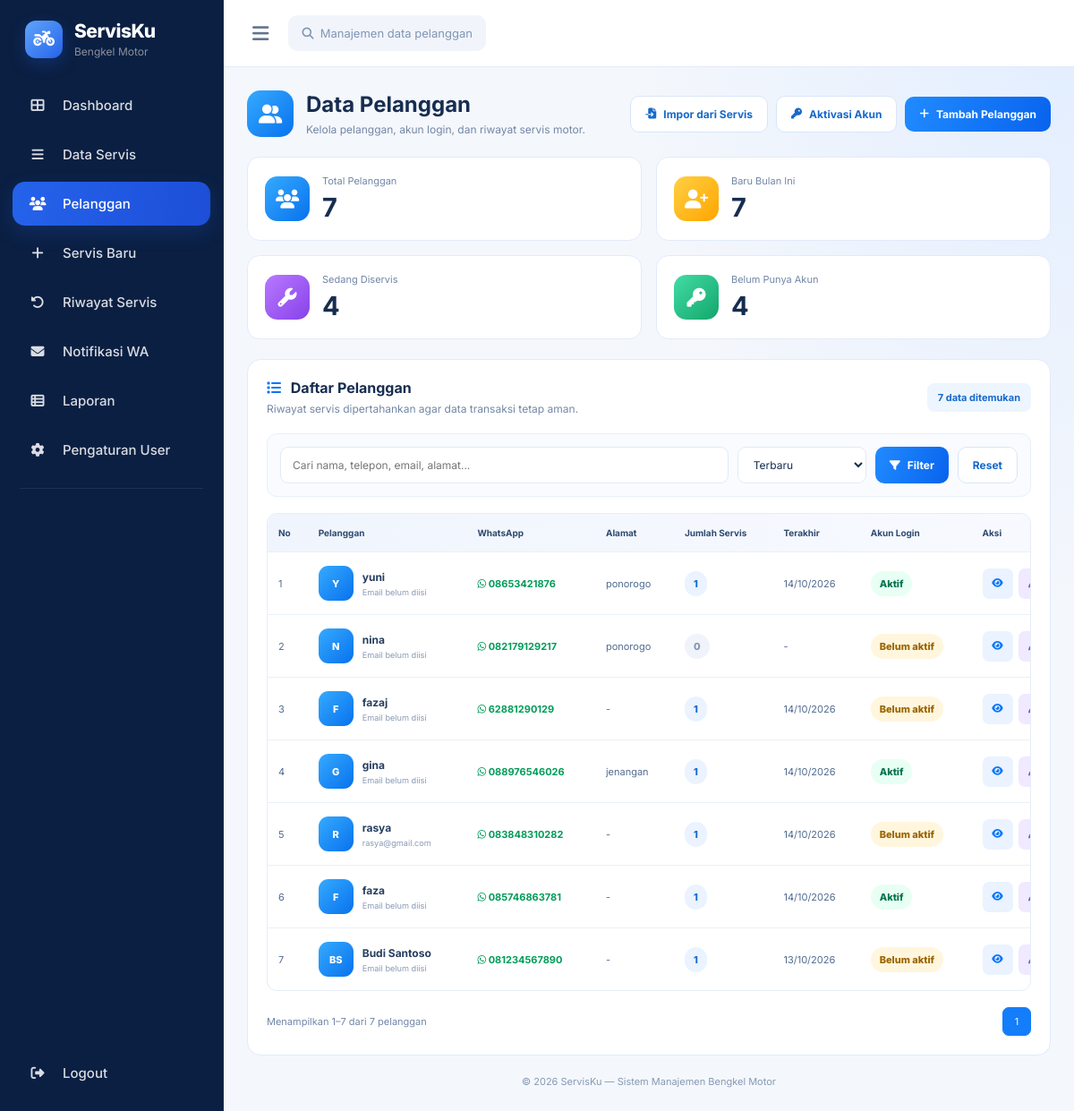
/pelanggan.php (signed in), run on an earlier commit of the app's database.
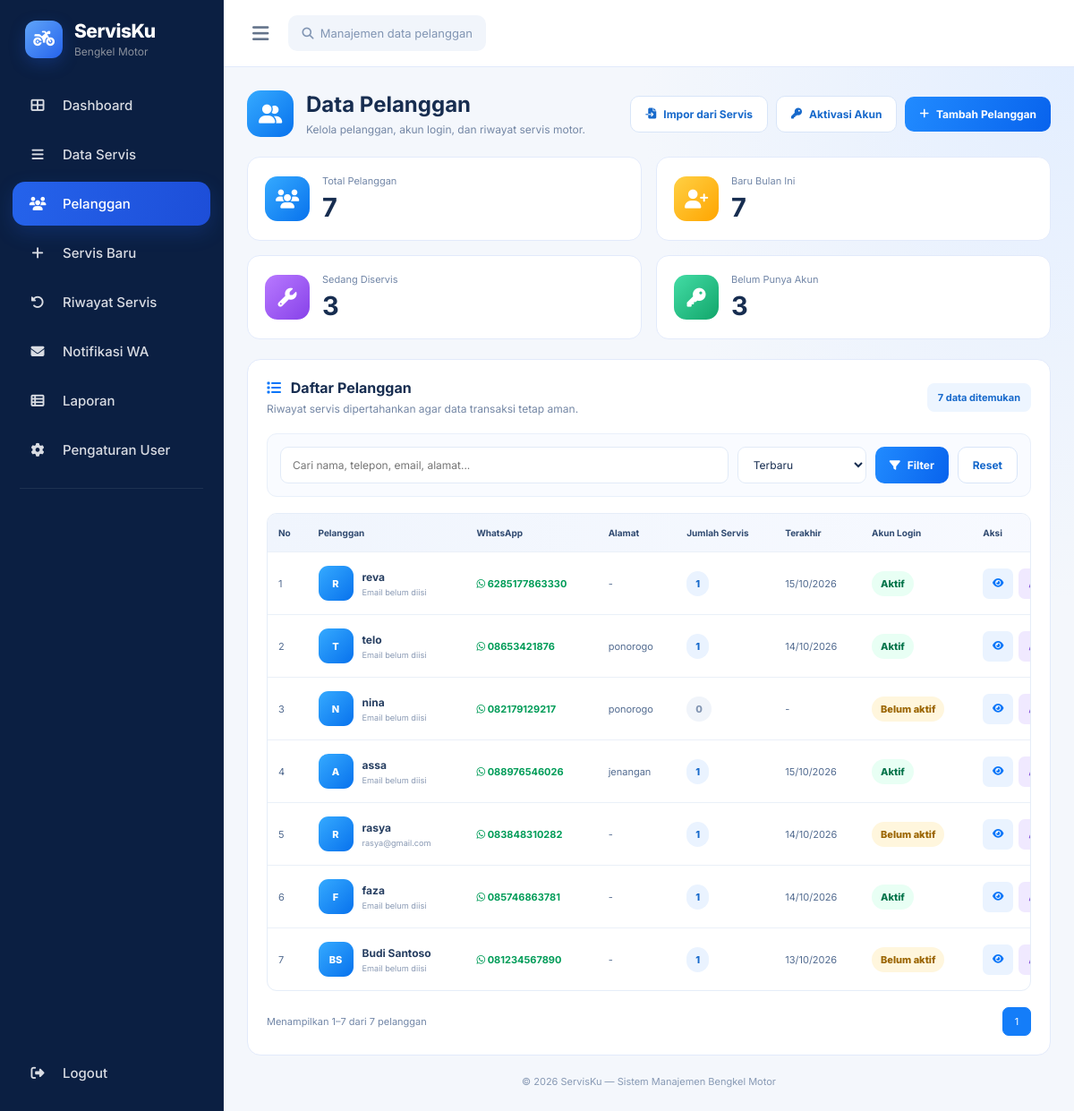
And on a later commit of the database.
### tables this page shows
CREATE TABLE `pelanggan` (
  `id` int(11) NOT NULL,
  `nama` varchar(100) NOT NULL,
  `telepon` varchar(20) NOT NULL,
  `email` varchar(100) DEFAULT NULL,
  `alamat` text DEFAULT NULL,
  `catatan` text DEFAULT NULL,
  `created_at` timestamp NOT NULL DEFAULT current_timestamp(),
  `updated_at` timestamp NOT NULL DEFAULT current_timestamp() ON UPDATE current_timestamp(),
  `password` varchar(255) DEFAULT NULL,
  `foto_profil` varchar(255) DEFAULT NULL
);

### pelanggan.php (the view, shortened to what the changed rows need)
<?php
require_once __DIR__ . '/config/koneksi.php';
$pdo->setAttribute(PDO::ATTR_ERRMODE, PDO::ERRMODE_EXCEPTION);
function pelE($value): string
{
    return htmlspecialchars((string)($value ?? ''), ENT_QUOTES, 'UTF-8');
}
function pelHasColumn(PDO $pdo, string $table, string $column): bool
{
    $stmt = $pdo->prepare("
        SELECT COUNT(*)
        FROM information_schema.COLUMNS
        WHERE TABLE_SCHEMA = DATABASE()
          AND TABLE_NAME = ?
          AND COLUMN_NAME = ?
    ");
    $stmt->execute([$table, $column]);
    return (bool)$stmt->fetchColumn();
}
function pelInitial(string $name): string
{
    $words = preg_split('/\s+/u', trim($name));
    $result = '';
    foreach (array_slice($words ?: [], 0, 2) as $word) {
        $result .= function_exists('mb_substr')
            ? mb_substr($word, 0, 1, 'UTF-8')
            : substr($word, 0, 1);
    }
    return function_exists('mb_strtoupper')
        ? mb_strtoupper($result, 'UTF-8')
        : strtoupper($result);
}
function pelDate($value): string
{
    if (empty($value) || !strtotime((string)$value)) {
        return '-';
    }
    return date('d/m/Y', strtotime((string)$value));
}
$hasPassword = pelHasColumn($pdo, 'pelanggan', 'password');
$hasEmail = pelHasColumn($pdo, 'pelanggan', 'email');
$hasAlamat = pelHasColumn($pdo, 'pelanggan', 'alamat');
$hasCreatedAt = pelHasColumn($pdo, 'pelanggan', 'created_at');
$hasLink = pelHasColumn($pdo, 'servis', 'id_pelanggan');
$hasServisPhone = pelHasColumn($pdo, 'servis', 'telepon');
$hasServisDate = pelHasColumn($pdo, 'servis', 'tanggal_servis');
$hasServisCreated = pelHasColumn($pdo, 'servis', 'created_at');
$hasServisStatus = pelHasColumn($pdo, 'servis', 'status');
$servisDateColumn = $hasServisDate
    ? 'sv.tanggal_servis'
    : ($hasServisCreated ? 'sv.created_at' : 'NULL');
$pelangganDateColumn = $hasCreatedAt
    ? 'p.created_at'
    : 'NULL';
$conditions = [];
if ($hasLink) {
    $conditions[] = 'sv.id_pelanggan = p.id';
}
if ($hasServisPhone) {
    $phoneExpr = "
        REPLACE(
            REPLACE(
                REPLACE(
                    REPLACE(TRIM(sv.telepon), ' ', ''),
                    '-', ''
                ),
                '(', ''
            ),
            ')', ''
        )
    ";
    $pelPhoneExpr = "
        REPLACE(
            REPLACE(
                REPLACE(
                    REPLACE(TRIM(p.telepon), ' ', ''),
                    '-', ''
                ),
                '(', ''
            ),
            ')', ''
        )
    ";
    $conditions[] = "(
        $phoneExpr = $pelPhoneExpr
        OR (
            LEFT($phoneExpr, 1) = '0'
            AND CONCAT('62', SUBSTRING($phoneExpr, 2)) = $pelPhoneExpr
        )
        OR (
            LEFT($pelPhoneExpr, 1) = '0'
            AND CONCAT('62', SUBSTRING($pelPhoneExpr, 2)) = $phoneExpr
        )
        OR (
            LEFT($phoneExpr, 2) = '62'
            AND CONCAT('0', SUBSTRING($phoneExpr, 3)) = $pelPhoneExpr
        )
        OR (
            LEFT($pelPhoneExpr, 2) = '62'
            AND CONCAT('0', SUBSTRING($pelPhoneExpr, 3)) = $phoneExpr
        )
    )";
}
$joinCondition = $conditions
    ? '(' . implode(' OR ', $conditions) . ')'
    : '1 = 0';
$search = trim((string)($_GET['cari'] ?? ''));
$sort = (string)($_GET['urut'] ?? 'terbaru');
$orderOptions = [
    'terbaru' => $pelangganDateColumn . ' DESC, p.id DESC',
    'nama' => 'p.nama ASC',
    'servis' => 'jumlah_servis DESC, p.nama ASC',
    'terakhir' => 'terakhir_servis DESC, p.nama ASC'
];
$page = max(1, (int)($_GET['hal'] ?? 1));
$limit = 10;
$where = '';
$params = [];
$serviceJoin = $hasLink
    ? 'sv.id_pelanggan = p2.id'
    : '1 = 0';
if ($hasLink && $hasServisPhone) {
    $serviceJoin = "(
        sv.id_pelanggan = p2.id
        OR (
            (sv.id_pelanggan IS NULL OR sv.id_pelanggan = 0)
            AND $joinCondition
        )
    )";
} elseif (!$hasLink && $hasServisPhone) {
    $serviceJoin = $joinCondition;
}
$from = "
    FROM pelanggan p
    LEFT JOIN (
        SELECT
            p2.id AS pelanggan_id,
            COUNT(sv.id) AS jumlah_servis,
            MAX($servisDateColumn) AS terakhir_servis
        FROM pelanggan p2
        LEFT JOIN servis sv ON (
            " . str_replace(
                ['sv.', 'p.'],
                ['sv.', 'p2.'],
                $serviceJoin
            ) . "
        )
        GROUP BY p2.id
    ) s ON s.pelanggan_id = p.id
";
$totalStatement = $pdo->prepare(
    "SELECT COUNT(*) FROM pelanggan p $where"
);
$totalStatement->execute($params);
$total = (int)$totalStatement->fetchColumn();
$pages = max(1, (int)ceil($total / $limit));
$page = min($page, $pages);
$offset = ($page - 1) * $limit;
$emailSelect = $hasEmail ? 'p.email' : "'' AS email";
$alamatSelect = $hasAlamat ? 'p.alamat' : "'' AS alamat";
$createdSelect = $hasCreatedAt ? 'p.created_at' : 'NULL AS created_at';
$passwordSelect = $hasPassword ? 'p.password' : "NULL AS password";
$sql = "
    SELECT
        p.id,
        p.nama,
        p.telepon,
        $emailSelect,
        $alamatSelect,
        $createdSelect,
        $passwordSelect,
        COALESCE(s.jumlah_servis, 0) AS jumlah_servis,
        s.terakhir_servis
    $from
    $where
    ORDER BY {$orderOptions[$sort]}
    LIMIT $limit OFFSET $offset
";
$stmt = $pdo->prepare($sql);
$stmt->execute($params);
$rows = $stmt->fetchAll(PDO::FETCH_ASSOC);
$totalCustomers = (int)$pdo->query(
    'SELECT COUNT(*) FROM pelanggan'
)->fetchColumn();
$active = 0;
if ($hasServisStatus) {
    $activeStmt = $pdo->query("
        SELECT COUNT(DISTINCT p.id)
        FROM pelanggan p
        JOIN servis sv ON $joinCondition
        WHERE sv.status IN ('Antre', 'Pengerjaan')
    ");
    $active = (int)$activeStmt->fetchColumn();
}
$pending = $hasPassword
    ? (int)$pdo->query("
        SELECT COUNT(*)
        FROM pelanggan
        WHERE password IS NULL OR password = ''
    ")->fetchColumn()
    : $totalCustomers;
?>
<!DOCTYPE html>
<html lang="id">
<head>
<link rel="stylesheet" href="https://cdnjs.cloudflare.com/ajax/libs/font-awesome/6.5.2/css/all.min.css">
</head>
<body>
<?php require_once __DIR__ . '/includes/sidebar.php'; ?>
<main class="main">
<section class="content">
<div class="heading">
    <div class="heading-left">
        <div>
            <h1>Data Pelanggan</h1>
        </div>
    </div>
</div>
<div class="stats">
    <div class="stat"><div class="stat-icon purple"><i class="fa-solid fa-wrench"></i></div><div><p>Sedang Diservis</p><strong><?= $active ?></strong></div></div>
    <div class="stat"><div class="stat-icon green"><i class="fa-solid fa-key"></i></div><div><p>Belum Punya Akun</p><strong><?= $pending ?></strong></div></div>
</div>
<div class="panel">
    <div class="panel-head">
        <div>
            <h2><i class="fa-solid fa-list"></i> Daftar Pelanggan</h2>
        </div>
    </div>
    <div class="table-wrap">
    <table>
        <thead>
        <tr>
            <th>No</th><th>Pelanggan</th><th>WhatsApp</th><th>Alamat</th>
            <th>Jumlah Servis</th><th>Terakhir</th><th>Akun Login</th><th>Aksi</th>
        </tr>
        </thead>
        <tbody>
        <?php foreach ($rows as $index => $row): ?>
        <tr>
            <td><?= $offset + $index + 1 ?></td>
            <td>
                <div class="cust">
                    <span class="avatar"><?= pelE(pelInitial((string)$row['nama'])) ?></span>
                    <span>
                        <strong><?= pelE($row['nama']) ?></strong>
                        <small><?= pelE($row['email'] ?: 'Email belum diisi') ?></small>
                    </span>
                </div>
            </td>
            <td>
                <?php $phone = preg_replace('/\D+/', '', (string)$row['telepon']); ?>
                <a class="wa" target="_blank" rel="noopener noreferrer" href="https://wa.me/<?= pelE($phone) ?>">
                    <i class="fa-brands fa-whatsapp"></i> <?= pelE($row['telepon']) ?>
                </a>
            </td>
            <td><?= pelE($row['alamat'] ?: '-') ?></td>
            <td><span class="pill <?= (int)$row['jumlah_servis'] === 0 ? 'gray' : '' ?>"><?= (int)$row['jumlah_servis'] ?></span></td>
            <td><?= pelE(pelDate($row['terakhir_servis'])) ?></td>
            <td>
                <?php if ($hasPassword && !empty($row['password'])): ?>
                    <span class="pill ok">Aktif</span>
                <?php else: ?>
                    <span class="pill warn">Belum aktif</span>
                <?php endif; ?>
            </td>
            <td>
                <div class="actions">
                    <a class="action view" title="Detail" href="detail_pelanggan.php?id=<?= (int)$row['id'] ?>"><i class="fa-solid fa-eye"></i></a>
                    <a class="action edit" title="Edit" href="edit_pelanggan.php?id=<?= (int)$row['id'] ?>"><i class="fa-solid fa-pen"></i></a>
                </div>
            </td>
        </tr>
        <?php endforeach; ?>
        </tbody>
    </table>
    </div>
    <?php if ($total > 0): ?>
    <div class="pagination">
        <div class="pages">
            <?php for ($number = max(1, $page - 2); $number <= min($pages, $page + 2); $number++): ?>
                <?php if ($number === $page): ?>
                    <span class="current"><?= $number ?></span>
                <?php else: ?>
                    <a href="<?= pelE(pelUrl($number, $search, $sort)) ?>"><?= $number ?></a>
                <?php endif; ?>
            <?php endfor; ?>
        </div>
    </div>
    <?php endif; ?>
</div>
</section>
</main>
</body>
</html>

### sidebar.php (shortened to what the changed rows need)
<?php
$currentPage = basename($_SERVER['PHP_SELF']);
$menus = [
    [
        'label' => 'Dashboard',
        'icon' => 'fa-table-cells-large',
        'url' => 'dashboard.php',
        'files' => ['dashboard.php', 'index.php']
    ],
    [
        'label' => 'Data Servis',
        'icon' => 'fa-bars',
        'url' => 'data_servis.php',
        'files' => ['data_servis.php', 'detail_servis.php', 'edit_servis.php']
    ],
    [
        'label' => 'Pelanggan',
        'icon' => 'fa-users',
        'url' => 'pelanggan.php',
        'files' => ['pelanggan.php', 'tambah_pelanggan.php', 'edit_pelanggan.php', 'detail_pelanggan.php']
    ],
    [
        'label' => 'Servis Baru',
        'icon' => 'fa-plus',
        'url' => 'daftar.php',
        'files' => ['daftar.php']
    ],
    [
        'label' => 'Riwayat Servis',
        'icon' => 'fa-rotate-left',
        'url' => 'riwayat_servis.php',
        'files' => ['riwayat_servis.php']
    ],
    [
        'label' => 'Notifikasi WA',
        'icon' => 'fa-envelope',
        'url' => 'notifikasi_wa.php',
        'files' => ['notifikasi_wa.php']
    ],
    [
        'label' => 'Laporan',
        'icon' => 'fa-table-list',
        'url' => 'laporan.php',
        'files' => ['laporan.php']
    ],
    [
        'label' => 'Pengaturan User',
        'icon' => 'fa-gear',
        'url' => 'pengaturan_user.php',
        'files' => ['pengaturan_user.php']
    ],
];
?>
<aside class="sidebar" id="appSidebar">
    <div class="sidebar-brand">
        <div>
            <h2>ServisKu</h2>
        </div>
    </div>
    <nav class="sidebar-nav">
        <?php foreach ($menus as $menu): ?>
            <?php $isActive = in_array($currentPage, $menu['files'], true); ?>
            <a href="<?= htmlspecialchars($menu['url'], ENT_QUOTES, 'UTF-8') ?>"
               class="<?= $isActive ? 'active' : '' ?>"
               <?= $isActive ? 'aria-current="page"' : '' ?>>
                <i class="fa-solid <?= htmlspecialchars($menu['icon'], ENT_QUOTES, 'UTF-8') ?>"></i>
                <span><?= htmlspecialchars($menu['label'], ENT_QUOTES, 'UTF-8') ?></span>
            </a>
        <?php endforeach; ?>
    </nav>
</aside>

What changed in the data, as far as the page shows it:
removed pelanggan: index "3", nama "F", nama "fazaj", email "Email belum diisi", telepon "62881290129", alamat "-", jumlah_servis "1", terakhir_servis "14/10/2026", shows "Belum aktif"
added pelanggan: index "1", nama "R", nama "reva", email "Email belum diisi", telepon "6285177863330", alamat "-", jumlah_servis "1", terakhir_servis "15/10/2026", shows "Aktif"
changed pelanggan: index "1" → "2"; nama "Y" → "T"; nama "yuni" → "telo"
computed for pelanggan "nina": index "2" → "3"
changed pelanggan "jenangan": nama "G" → "A"; nama "gina" → "assa"; terakhir_servis "14/10/2026" → "15/10/2026"
Also different on the page:
$active: "4" → "3"
$pending: "4" → "3"
